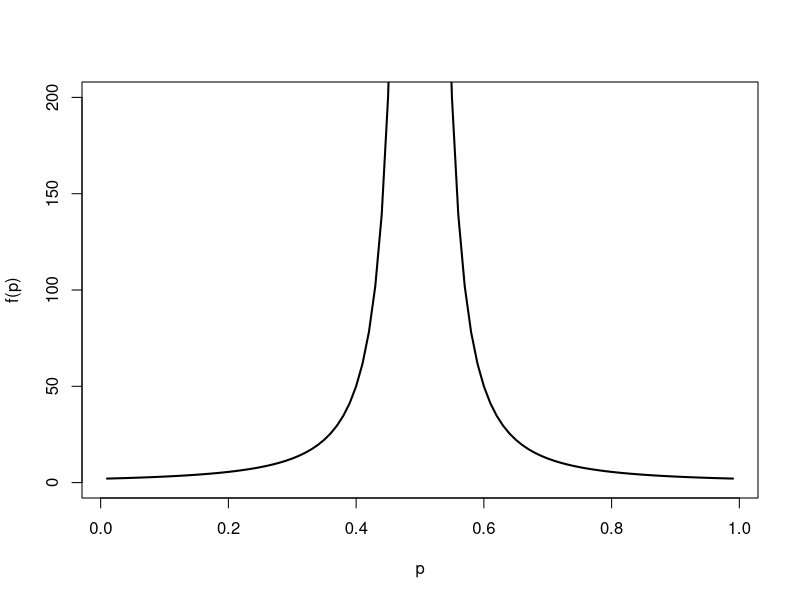
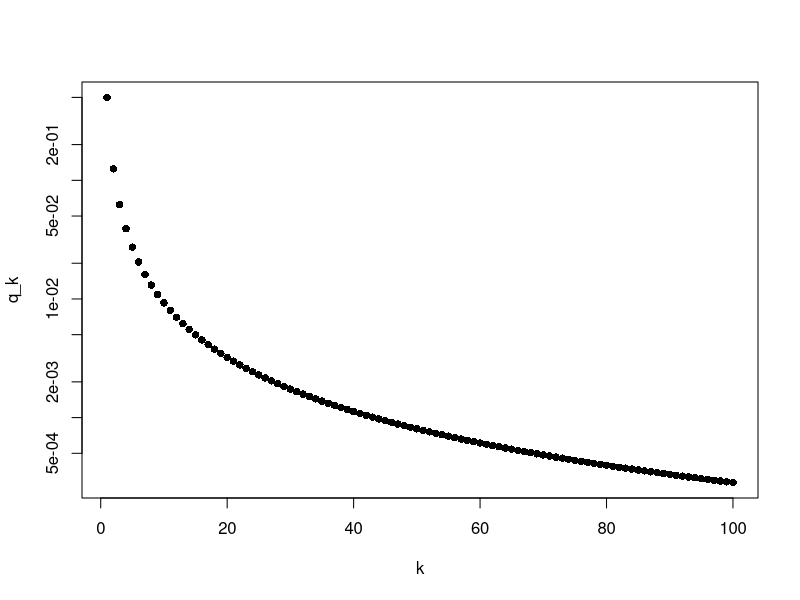
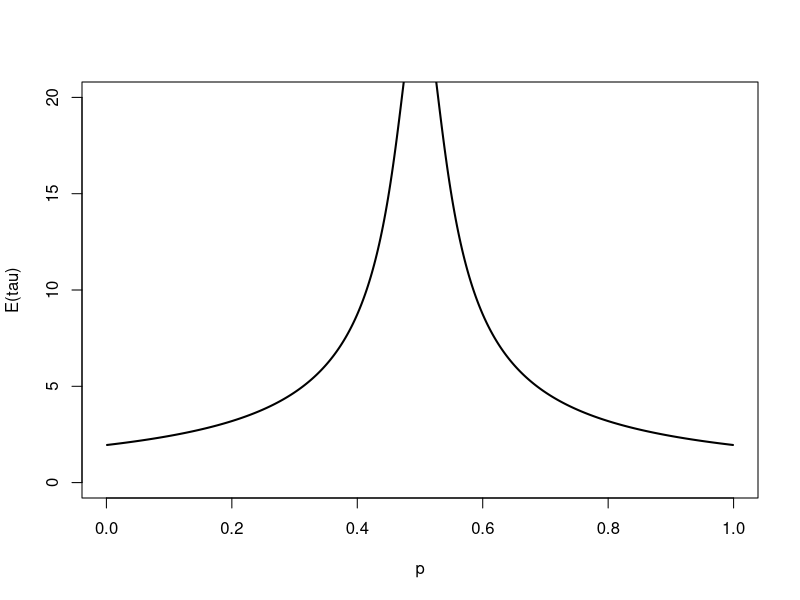
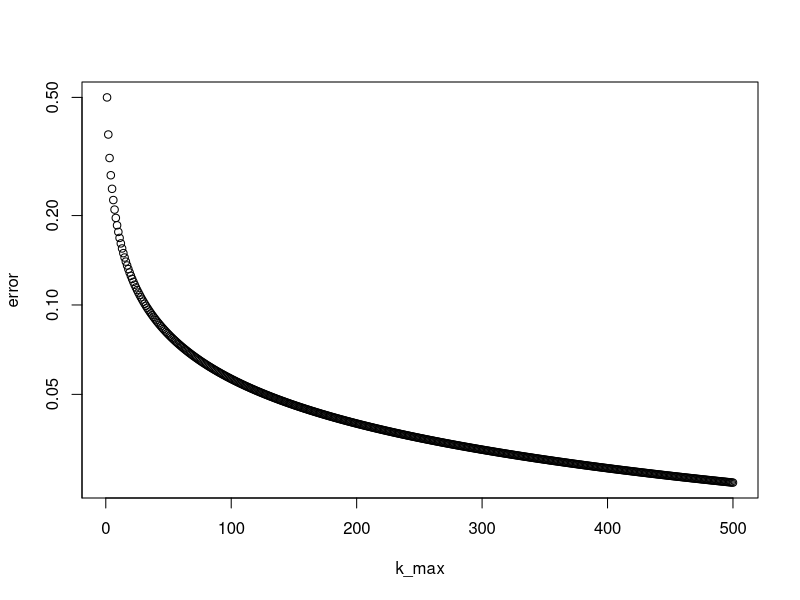
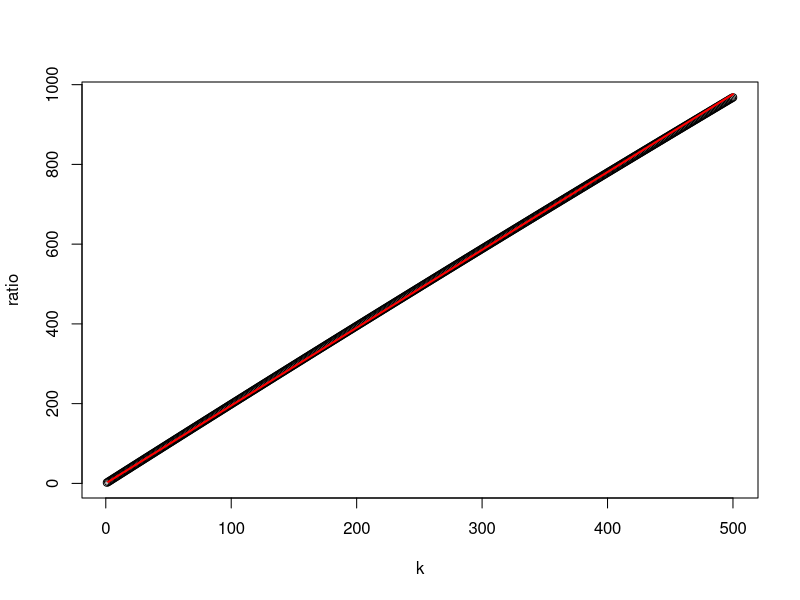

Write the R code that produced these figures, in order.
## investigating running time v. p for QBF of 2p

p <- seq(0.01, 0.99, 0.01)
f <- function(p) {2/(1-4*p*(1-p))}
plot(p, f(p), type='l', lwd=2, ylim=c(0,200))

#---

qk <- function(k) {choose(2*k,k)/((2*k-1)*2^(2*k))}
k <- 1:100
plot(k, qk(k), log='y', ylab='q_k', pch=16)

#---
# running time of QBF for wedge fn

qk <- function(k) {choose(2*k,k)/((2*k-1)*2^(2*k))}
tauk_fn <- function(k,p) { 2 * choose(2*k,k) * (1-p^k)/((2*k-1)*2^(2*k) * (1-p)) } #possible to sum analytically over k?

p <- seq(0.001, 0.999, 0.002)
k <- 1:500
p2 <- 4*p*(1-p)

Et <- numeric(length(p))
for (j in 1:length(p2)) {
  Etauk <- numeric(length(k))
  for (i in 1:length(k)) {
    Etauk[i] <- tauk_fn(k[i], p2[j])
  }
  Et[j] <- sum(Etauk)
}

plot(p, Et, type='l', lwd=2, ylim=c(0,20), ylab='E(tau)')
#plot(p, rep(sum(2*k*qk(k)), length(p)))
#plot(k, cumsum(2*k*qk(k)))



#---
# discrepancy caused by truncating k

qk <- function(k) {choose(2*k,k)/((2*k-1)*2^(2*k))}
p <- 0.49
p2 <- function(p) {4*p*(1-p)}
k <- 1:500
kterms <- qk(k)
diff <- 1 - cumsum(kterms)
plot(k, diff, xlab='k_max', ylab='error', log='y')

# discrepancy as a function of mean quoin consumption
qk <- function(k) {choose(2*k,k)/((2*k-1)*2^(2*k))}
k <- 1:500

diff <- 1- cumsum(qk(k))
change_error <- qk(k)
quoins <- (2/(1-p2(p))) * cumsum(qk(k) * (1-p2(p)^k))
#plot(k, diff)
#plot(k, quoins)
ratio <- quoins/diff
plot(k,ratio)
lines(1.952*k, lwd=2, col='red')
#lines(0.05*k^(-0.5), lwd=2, col='purple') ## nope, that deffo doesn't fit


### target function wehn k is restricted
kmax <- 500
k <- 1:kmax
p <- seq(0.01, 0.99, 0.01)
target <- numeric(length(p))
for (i in 1:length(p)) {
  target[i] <- sum(qk(k)*p2(p[i])^k)
}
#plot(p, target, type='l', lwd=2, ylim=c(0,1), ylab = 'approximate target')
#lines(p, target, lwd=2)
lines(c(0.5,1), c(1,0), lwd=2, col='grey')
